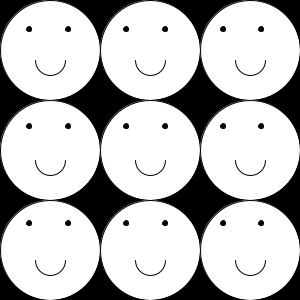
Frame 1 (no input)
Frame 60 (the mouse pressed at the canvas centre just before this capture): identical to frame 1, image omitted
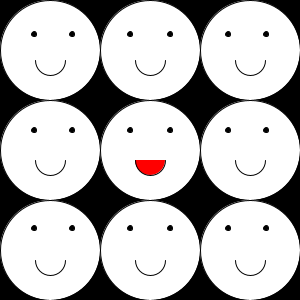
Frame 120 (the mouse held since frame 60 and released just before this capture)

The Processing sketch that drew these frames (run headless with seeded random() and noise(); from frame 60 on, the mouse is pressed at the canvas centre):

// Processing sketch: processing_61694
// ── processing_61694.pde

int leftEyeX, leftEyeY;
int rightEyeX, rightEyeY;

void setup()
{
  size(300, 300);
  smooth();
}

void draw()
{
  int i, j;
  background(0);

  for (i=0; i<3; i++)
  {
    for (j=0; j<3; j++)
    {
      faceDrawing(i*width/3+width/6, j*height/3+height/6);
    }
  }
}

// 얼굴의 중심 좌표를 파라미터로 넘김
void faceDrawing(int a, int b)
{
  leftEyeX = (mouseX - (a-20))/30;
  leftEyeY = (mouseY - (b-20))/30;
  rightEyeX = (mouseX - (a+20))/30;
  rightEyeY = (mouseY - (b-20))/30;

  fill(255);
  ellipse(a, b, 100, 100); // 얼굴 형

  if (dist(mouseX, mouseY, a, b)<50) fill(255, 0, 0);
  else noFill();
  arc(a, b+10, 30, 30, 0, PI);  // 입

  fill(0);
  ellipse((a-20) + leftEyeX, (b-20) + leftEyeY, 5, 5);
  ellipse((a+20) + rightEyeX, (b-20) + rightEyeY, 5, 5);
}
